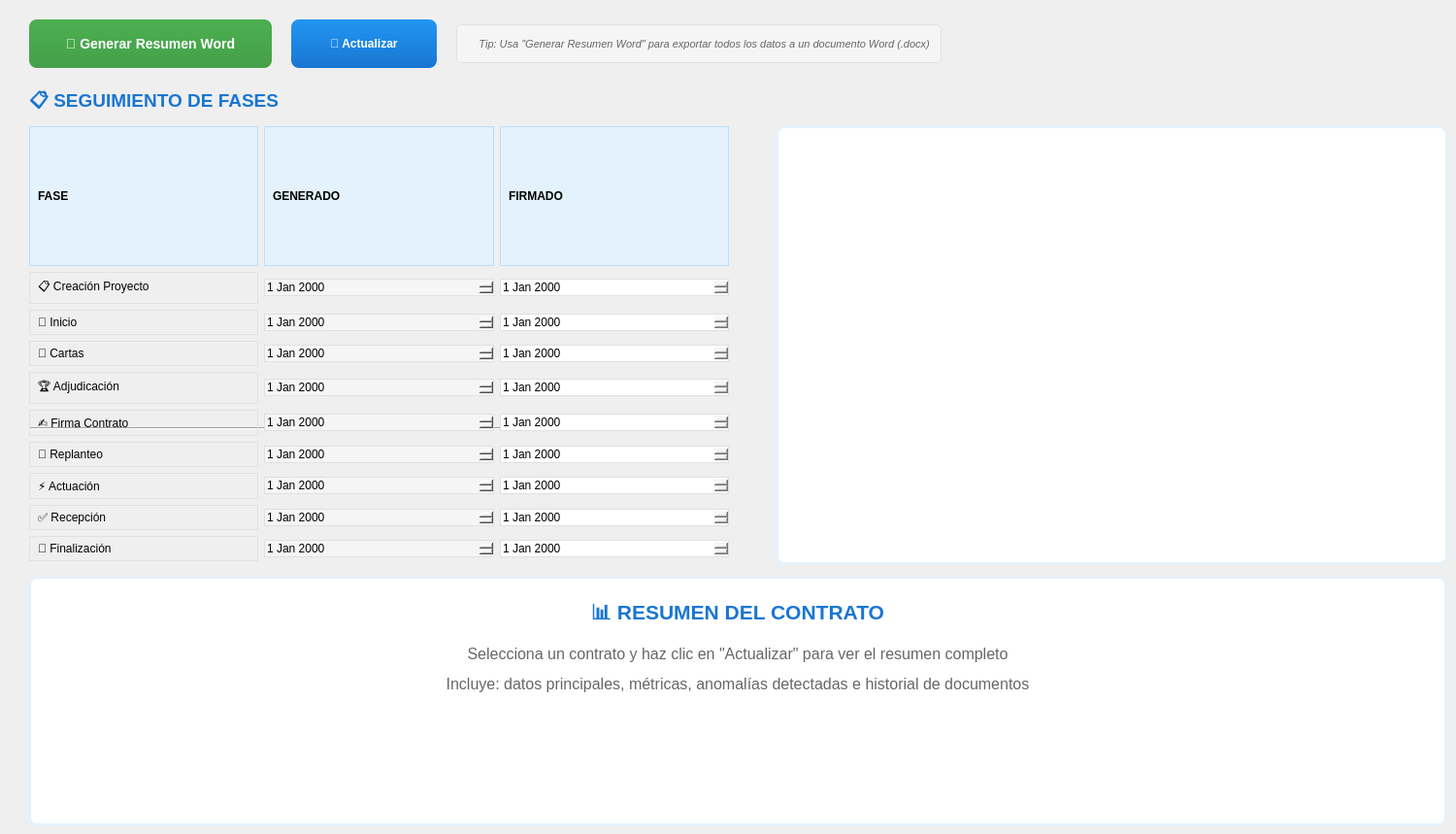
    <widget class="QWidget" name="Resumen">
     <attribute name="title">
      <string>Resumen</string>
     </attribute>
     <widget class="QPushButton" name="btn_generar_fichero_resumen">
      <property name="geometry">
       <rect>
        <x>30</x>
        <y>20</y>
        <width>250</width>
        <height>50</height>
       </rect>
      </property>
      <property name="toolTip">
       <string>Genera un documento Word (.docx) con el resumen completo del contrato, anomalías detectadas e historial de documentos</string>
      </property>
      <property name="styleSheet">
       <string>QPushButton {
    background: qlineargradient(x1:0, y1:0, x2:0, y2:1, stop:0 #4CAF50, stop:1 #45A049);
    color: white;
    border: none;
    padding: 12px;
    border-radius: 8px;
    font-weight: bold;
    font-size: 14px;
}
QPushButton:hover {
    background: qlineargradient(x1:0, y1:0, x2:0, y2:1, stop:0 #45A049, stop:1 #3E8E41);
}
QPushButton:pressed {
    background: qlineargradient(x1:0, y1:0, x2:0, y2:1, stop:0 #3E8E41, stop:1 #357A37);
}</string>
      </property>
      <property name="text">
       <string>📄 Generar Resumen Word</string>
      </property>
     </widget>
     <widget class="QPushButton" name="btn_actualizar_resumen">
      <property name="geometry">
       <rect>
        <x>300</x>
        <y>20</y>
        <width>150</width>
        <height>50</height>
       </rect>
      </property>
      <property name="toolTip">
       <string>Actualiza la visualización del resumen con los datos más recientes</string>
      </property>
      <property name="styleSheet">
       <string>QPushButton {
    background: qlineargradient(x1:0, y1:0, x2:0, y2:1, stop:0 #2196F3, stop:1 #1976D2);
    color: white;
    border: none;
    padding: 12px;
    border-radius: 8px;
    font-weight: bold;
    font-size: 12px;
}
QPushButton:hover {
    background: qlineargradient(x1:0, y1:0, x2:0, y2:1, stop:0 #1976D2, stop:1 #1565C0);
}
QPushButton:pressed {
    background: qlineargradient(x1:0, y1:0, x2:0, y2:1, stop:0 #1565C0, stop:1 #0D47A1);
}</string>
      </property>
      <property name="text">
       <string>🔄 Actualizar</string>
      </property>
     </widget>
     <widget class="QLabel" name="label_titulo_fases">
      <property name="geometry">
       <rect>
        <x>30</x>
        <y>90</y>
        <width>300</width>
        <height>30</height>
       </rect>
      </property>
      <property name="styleSheet">
       <string>font-weight: bold; font-size: 14pt; color: #1976D2;</string>
      </property>
      <property name="text">
       <string>📋 SEGUIMIENTO DE FASES</string>
      </property>
     </widget>
     <widget class="QGraphicsView" name="cronograma_fases_timeline">
      <property name="geometry">
       <rect>
        <x>800</x>
        <y>130</y>
        <width>691</width>
        <height>451</height>
       </rect>
      </property>
      <property name="toolTip">
       <string>Cronograma visual del estado de las fases del proyecto</string>
      </property>
      <property name="styleSheet">
       <string>QGraphicsView {
    background-color: white;
    border: 2px solid #E3F2FD;
    border-radius: 8px;
}
QGraphicsView:focus {
    border-color: #2196F3;
}</string>
      </property>
      <property name="frameShape">
       <enum>QFrame::StyledPanel</enum>
      </property>
      <property name="frameShadow">
       <enum>QFrame::Sunken</enum>
      </property>
      <property name="verticalScrollBarPolicy">
       <enum>Qt::ScrollBarAsNeeded</enum>
      </property>
      <property name="horizontalScrollBarPolicy">
       <enum>Qt::ScrollBarAlwaysOff</enum>
      </property>
      <property name="renderHints">
       <set>QPainter::Antialiasing|QPainter::HighQualityAntialiasing|QPainter::SmoothPixmapTransform|QPainter::TextAntialiasing</set>
      </property>
     </widget>
     <widget class="QFrame" name="separador_fases">
      <property name="geometry">
       <rect>
        <x>30</x>
        <y>440</y>
        <width>540</width>
        <height>2</height>
       </rect>
      </property>
      <property name="frameShape">
       <enum>QFrame::HLine</enum>
      </property>
      <property name="frameShadow">
       <enum>QFrame::Sunken</enum>
      </property>
     </widget>
     <widget class="QTextEdit" name="texto_visualizacion_resumen">
      <property name="geometry">
       <rect>
        <x>30</x>
        <y>594</y>
        <width>1460</width>
        <height>256</height>
       </rect>
      </property>
      <property name="toolTip">
       <string>Área de visualización del resumen completo del contrato seleccionado</string>
      </property>
      <property name="styleSheet">
       <string>QTextEdit {
    background-color: white;
    border: 2px solid #E3F2FD;
    border-radius: 8px;
    padding: 15px;
    font-family: Arial, sans-serif;
    font-size: 12px;
    selection-background-color: #BBDEFB;
}
QTextEdit:focus {
    border-color: #2196F3;
}</string>
      </property>
      <property name="readOnly">
       <bool>true</bool>
      </property>
      <property name="html">
       <string>&lt;!DOCTYPE HTML PUBLIC "-//W3C//DTD HTML 4.0//EN" "http://www.w3.org/TR/REC-html40/strict.dtd"&gt;
&lt;html&gt;&lt;head&gt;&lt;meta name="qrichtext" content="1" /&gt;&lt;style type="text/css"&gt;
p, li { white-space: pre-wrap; }
&lt;/style&gt;&lt;/head&gt;&lt;body style=" font-family:'Arial,sans-serif'; font-size:12px; font-weight:400; font-style:normal;"&gt;
&lt;p align="center" style=" margin-top:12px; margin-bottom:12px; margin-left:0px; margin-right:0px; -qt-block-indent:0; text-indent:0px;"&gt;&lt;span style=" font-family:'Arial'; font-size:16pt; font-weight:600; color:#1976d2;"&gt;📊 RESUMEN DEL CONTRATO&lt;/span&gt;&lt;/p&gt;
&lt;p align="center" style=" margin-top:12px; margin-bottom:12px; margin-left:0px; margin-right:0px; -qt-block-indent:0; text-indent:0px;"&gt;&lt;span style=" font-family:'Arial'; font-size:12pt; color:#666666;"&gt;Selecciona un contrato y haz clic en &amp;quot;Actualizar&amp;quot; para ver el resumen completo&lt;/span&gt;&lt;/p&gt;
&lt;p align="center" style=" margin-top:12px; margin-bottom:12px; margin-left:0px; margin-right:0px; -qt-block-indent:0; text-indent:0px;"&gt;&lt;span style=" font-family:'Arial'; font-size:12pt; color:#666666;"&gt;Incluye: datos principales, métricas, anomalías detectadas e historial de documentos&lt;/span&gt;&lt;/p&gt;&lt;/body&gt;&lt;/html&gt;</string>
      </property>
     </widget>
     <widget class="QLabel" name="label_estado_resumen">
      <property name="geometry">
       <rect>
        <x>470</x>
        <y>25</y>
        <width>500</width>
        <height>40</height>
       </rect>
      </property>
      <property name="styleSheet">
       <string>QLabel {
    color: #666666;
    font-size: 11px;
    font-style: italic;
    padding: 8px;
    background-color: #F5F5F5;
    border-radius: 5px;
    border: 1px solid #E0E0E0;
}</string>
      </property>
      <property name="text">
       <string>💡 Tip: Usa "Generar Resumen Word" para exportar todos los datos a un documento Word (.docx)</string>
      </property>
      <property name="alignment">
       <set>Qt::AlignCenter</set>
      </property>
      <property name="wordWrap">
       <bool>true</bool>
      </property>
     </widget>
     <widget class="QWidget" name="layoutWidget">
      <property name="geometry">
       <rect>
        <x>30</x>
        <y>130</y>
        <width>721</width>
        <height>448</height>
       </rect>
      </property>
      <layout class="QGridLayout" name="gridLayout_2">
       <item row="0" column="0">
        <widget class="QLabel" name="label_header_fase">
         <property name="styleSheet">
          <string>background: #E3F2FD; font-weight: bold; padding: 5px; border: 1px solid #BBDEFB; text-align: center;</string>
         </property>
         <property name="text">
          <string>FASE</string>
         </property>
        </widget>
       </item>
       <item row="0" column="1">
        <widget class="QLabel" name="label_header_generado">
         <property name="styleSheet">
          <string>background: #E3F2FD; font-weight: bold; padding: 5px; border: 1px solid #BBDEFB; text-align: center;</string>
         </property>
         <property name="text">
          <string>GENERADO</string>
         </property>
        </widget>
       </item>
       <item row="0" column="2">
        <widget class="QLabel" name="label_header_firmado">
         <property name="styleSheet">
          <string>background: #E3F2FD; font-weight: bold; padding: 5px; border: 1px solid #BBDEFB; text-align: center;</string>
         </property>
         <property name="text">
          <string>FIRMADO</string>
         </property>
        </widget>
       </item>
       <item row="1" column="0">
        <widget class="QLabel" name="label_fase_creacion">
         <property name="styleSheet">
          <string>padding: 5px; border: 1px solid #E0E0E0;</string>
         </property>
         <property name="text">
          <string>📋 Creación Proyecto</string>
         </property>
        </widget>
       </item>
       <item row="1" column="1">
        <widget class="QDateEdit" name="dateEdit_gen_creacion">
         <property name="styleSheet">
          <string>background: #F5F5F5; border: 1px solid #E0E0E0;</string>
         </property>
         <property name="readOnly">
          <bool>true</bool>
         </property>
        </widget>
       </item>
       <item row="1" column="2">
        <widget class="QDateEdit" name="dateEdit_fir_creacion">
         <property name="styleSheet">
          <string>border: 1px solid #E0E0E0;</string>
         </property>
        </widget>
       </item>
       <item row="2" column="0">
        <widget class="QLabel" name="label_fase_inicio">
         <property name="styleSheet">
          <string>padding: 5px; border: 1px solid #E0E0E0;</string>
         </property>
         <property name="text">
          <string>🚀 Inicio</string>
         </property>
        </widget>
       </item>
       <item row="2" column="1">
        <widget class="QDateEdit" name="dateEdit_gen_inicio">
         <property name="styleSheet">
          <string>background: #F5F5F5; border: 1px solid #E0E0E0;</string>
         </property>
         <property name="readOnly">
          <bool>true</bool>
         </property>
        </widget>
       </item>
       <item row="2" column="2">
        <widget class="QDateEdit" name="dateEdit_fir_inicio">
         <property name="styleSheet">
          <string>border: 1px solid #E0E0E0;</string>
         </property>
        </widget>
       </item>
       <item row="3" column="0">
        <widget class="QLabel" name="label_fase_cartas">
         <property name="styleSheet">
          <string>padding: 5px; border: 1px solid #E0E0E0;</string>
         </property>
         <property name="text">
          <string>📧 Cartas</string>
         </property>
        </widget>
       </item>
       <item row="3" column="1">
        <widget class="QDateEdit" name="dateEdit_gen_cartas">
         <property name="styleSheet">
          <string>background: #F5F5F5; border: 1px solid #E0E0E0;</string>
         </property>
         <property name="readOnly">
          <bool>true</bool>
         </property>
        </widget>
       </item>
       <item row="3" column="2">
        <widget class="QDateEdit" name="dateEdit_fir_cartas">
         <property name="styleSheet">
          <string>border: 1px solid #E0E0E0;</string>
         </property>
        </widget>
       </item>
       <item row="4" column="0">
        <widget class="QLabel" name="label_fase_adjudicacion">
         <property name="styleSheet">
          <string>padding: 5px; border: 1px solid #E0E0E0;</string>
         </property>
         <property name="text">
          <string>🏆 Adjudicación</string>
         </property>
        </widget>
       </item>
       <item row="4" column="1">
        <widget class="QDateEdit" name="dateEdit_gen_adjudicacion">
         <property name="styleSheet">
          <string>background: #F5F5F5; border: 1px solid #E0E0E0;</string>
         </property>
         <property name="readOnly">
          <bool>true</bool>
         </property>
        </widget>
       </item>
       <item row="4" column="2">
        <widget class="QDateEdit" name="dateEdit_fir_adjudicacion">
         <property name="styleSheet">
          <string>border: 1px solid #E0E0E0;</string>
         </property>
        </widget>
       </item>
       <item row="5" column="0">
        <widget class="QLabel" name="label_fase_firma_contrato">
         <property name="styleSheet">
          <string>padding: 5px; border: 1px solid #E0E0E0;</string>
         </property>
         <property name="text">
          <string>✍️ Firma Contrato</string>
         </property>
        </widget>
       </item>
       <item row="5" column="1">
        <widget class="QDateEdit" name="dateEdit_gen_firma_contrato">
         <property name="styleSheet">
          <string>background: #F5F5F5; border: 1px solid #E0E0E0;</string>
         </property>
         <property name="readOnly">
          <bool>true</bool>
         </property>
        </widget>
       </item>
       <item row="5" column="2">
        <widget class="QDateEdit" name="dateEdit_fir_firma_contrato">
         <property name="styleSheet">
          <string>border: 1px solid #E0E0E0;</string>
         </property>
        </widget>
       </item>
       <item row="6" column="0">
        <widget class="QLabel" name="label_fase_replanteo">
         <property name="styleSheet">
          <string>padding: 5px; border: 1px solid #E0E0E0;</string>
         </property>
         <property name="text">
          <string>📐 Replanteo</string>
         </property>
        </widget>
       </item>
       <item row="6" column="1">
        <widget class="QDateEdit" name="dateEdit_gen_replanteo">
         <property name="styleSheet">
          <string>background: #F5F5F5; border: 1px solid #E0E0E0;</string>
         </property>
         <property name="readOnly">
          <bool>true</bool>
         </property>
        </widget>
       </item>
       <item row="6" column="2">
        <widget class="QDateEdit" name="dateEdit_fir_replanteo">
         <property name="styleSheet">
          <string>border: 1px solid #E0E0E0;</string>
         </property>
        </widget>
       </item>
       <item row="7" column="0">
        <widget class="QLabel" name="label_fase_actuacion">
         <property name="styleSheet">
          <string>padding: 5px; border: 1px solid #E0E0E0;</string>
         </property>
         <property name="text">
          <string>⚡ Actuación</string>
         </property>
        </widget>
       </item>
       <item row="7" column="1">
        <widget class="QDateEdit" name="dateEdit_gen_actuacion">
         <property name="styleSheet">
          <string>background: #F5F5F5; border: 1px solid #E0E0E0;</string>
         </property>
         <property name="readOnly">
          <bool>true</bool>
         </property>
        </widget>
       </item>
       <item row="7" column="2">
        <widget class="QDateEdit" name="dateEdit_fir_actuacion">
         <property name="styleSheet">
          <string>border: 1px solid #E0E0E0;</string>
         </property>
        </widget>
       </item>
       <item row="8" column="0">
        <widget class="QLabel" name="label_fase_recepcion">
         <property name="styleSheet">
          <string>padding: 5px; border: 1px solid #E0E0E0;</string>
         </property>
         <property name="text">
          <string>✅ Recepción</string>
         </property>
        </widget>
       </item>
       <item row="8" column="1">
        <widget class="QDateEdit" name="dateEdit_gen_recepcion">
         <property name="styleSheet">
          <string>background: #F5F5F5; border: 1px solid #E0E0E0;</string>
         </property>
         <property name="readOnly">
          <bool>true</bool>
         </property>
        </widget>
       </item>
       <item row="8" column="2">
        <widget class="QDateEdit" name="dateEdit_fir_recepcion">
         <property name="styleSheet">
          <string>border: 1px solid #E0E0E0;</string>
         </property>
        </widget>
       </item>
       <item row="9" column="0">
        <widget class="QLabel" name="label_fase_finalizacion">
         <property name="styleSheet">
          <string>padding: 5px; border: 1px solid #E0E0E0;</string>
         </property>
         <property name="text">
          <string>🏁 Finalización</string>
         </property>
        </widget>
       </item>
       <item row="9" column="1">
        <widget class="QDateEdit" name="dateEdit_gen_finalizacion">
         <property name="styleSheet">
          <string>background: #F5F5F5; border: 1px solid #E0E0E0;</string>
         </property>
         <property name="readOnly">
          <bool>true</bool>
         </property>
        </widget>
       </item>
       <item row="9" column="2">
        <widget class="QDateEdit" name="dateEdit_fir_finalizacion">
         <property name="styleSheet">
          <string>border: 1px solid #E0E0E0;</string>
         </property>
        </widget>
       </item>
      </layout>
     </widget>
    </widget>
